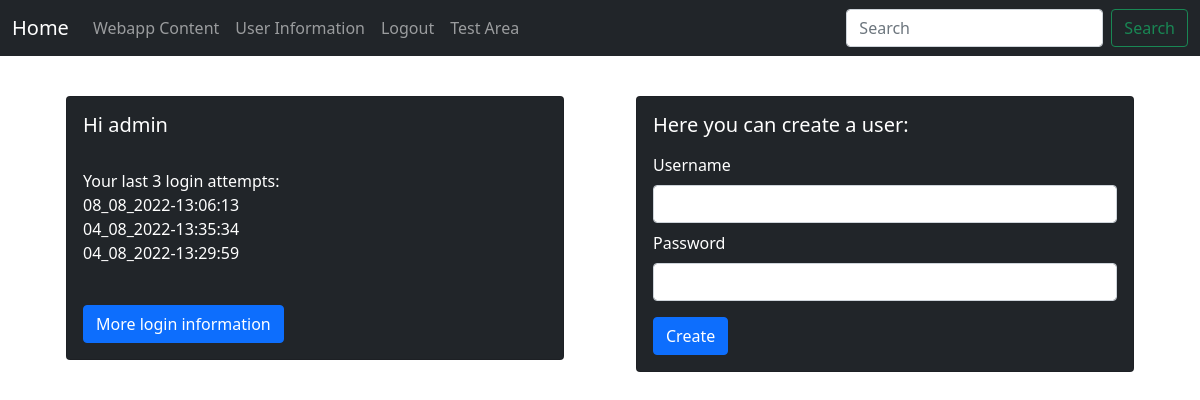
Page /user_management (signed in) on the earlier database version.
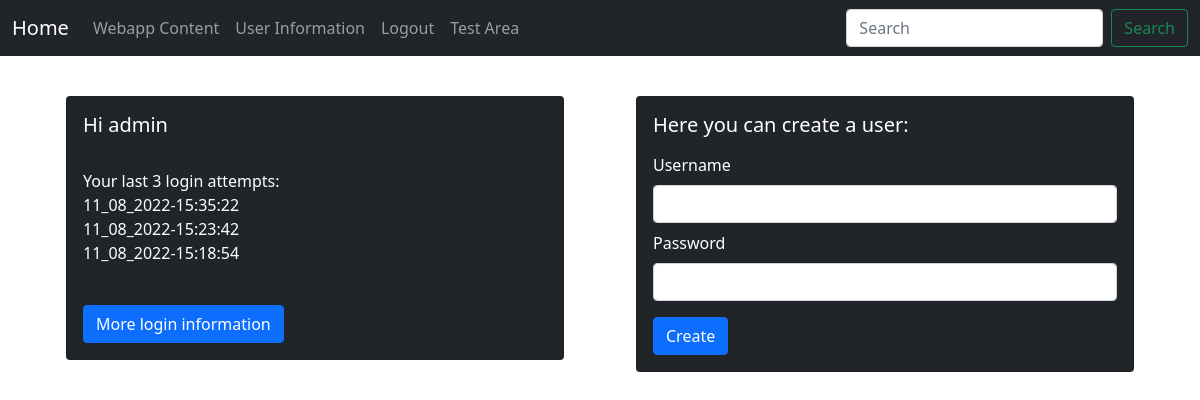
Same page on the later database version.
### tables this page shows
CREATE TABLE login
( id INTEGER PRIMARY KEY AUTOINCREMENT,
  user_id INTEGER NOT NULL,
  login_time TEXT,
    FOREIGN KEY (user_id)
    REFERENCES users(id)
);

### server.py (the view, shortened to what this page needs)
@app.route("/user_management", methods=['GET', 'POST'])
@login_required
def user_management():
    global user
    form = NamerForm(request.form)
    user_info = main.check_user_info(user)
    print("access", user[1])
    return render_template("user_management.html",
                           form=form, user=user, user_info=user_info)

### server.py
class NamerForm(FlaskForm):
    username = StringField("Username", validators=[DataRequired()])
    submit = SubmitField("Submit")
    password = PasswordField("Password", [
        validators.DataRequired()])

### main.py (called while the page is built)
def check_user_info(user):
    db = sqlite3.connect("db.sqlite3")
    cursor = db.cursor()
    user_id = user[0]
    cursor.execute("""SELECT id, login_time FROM login WHERE user_id=? ORDER BY id DESC""", (user_id,))
    user_info = list(cursor.fetchall())
    return user_info

### server.py (called while the page is built)
def login_required(f):
    @wraps(f)
    def decorated_function(*args, **kwargs):
        if not authorized:
            return redirect(url_for('login'))
        return f(*args, **kwargs)
    return decorated_function

### templates/user_management.html (shortened to what this page needs)
{% extends "base.html" %}
{% block content %}
<div class="mt-3 row">
  <div class="col-sm-6">
    <div class="mb-5 container">
  <div class="card text-white bg-dark mb-3">
    <div class="card-body">
      {% if user %}
      <h5 class="card-title">Hi {{user[1]}}</h5> <br>
      <p class="card-text">Your last 3 login attempts:
        <br>{{user_info[0][1]}}
        <br>{{user_info[1][1]}}
        <br>{{user_info[2][1]}}
      </p>
      <br>
      <a href="http://127.0.0.1:5000/login_information" class="btn btn-primary">More login information</a>
      {% else %}
      <h5 class="card-title">No user information provided, please login again</h5>
      {% endif %}
    </div>
  </div>
  </div>
  </div>
  <div class="col-sm-6">
    <div class="mb-5 container">
      <div class="card text-white bg-dark mb-3">
        <div class="card-body">
          <h5 class="card-title">Here you can create a user:</h5>
          {% from "_formhelpers.html" import render_field %}
          <form method=post>
           <p class="card-text">
              <dl>
              {{ render_field(form.username, class="form-control") }}
              {{ render_field(form.password, class="form-control") }}
              </dl> </p>
              <input type=submit value=Create class="btn btn-primary">
          </form>
        </div>
      </div>
    </div>
  </div>
</div>
{% endblock %}

### templates/base.html (shortened to what this page needs)
<!doctype html>
<html lang="en">
  <head>
    <link href="https://cdn.jsdelivr.net/npm/bootstrap@5.1.3/dist/css/bootstrap.min.css" rel="stylesheet">
    </head>
    <body>
        {% include "navbar.html" %}
        <br/>
        <div class="container">
            {% block content %}
            {% endblock %}
        </div>
  </body>
</html>

### templates/navbar.html (shortened to what this page needs)
<nav class="navbar navbar-expand-lg navbar-dark bg-dark">
  <div class="container-fluid">
    <a class="navbar-brand" href="{{ url_for('home') }}">Home</a>
    <div class="collapse navbar-collapse" id="navbarSupportedContent">
      <ul class="navbar-nav me-auto mb-2 mb-lg-0">
        <li class="nav-item">
          <a class="nav-link" href="{{ url_for('content_management') }}">Webapp Content</a>
        </li>
        <li class="nav-item">
          <a class="nav-link" href="{{ url_for('user_management') }}">User Information</a>
        </li>
        <li class="nav-item">
          <a class="nav-link" href="{{ url_for('logout') }}">Logout</a>
        </li>
        <li class="nav-item">
          <a class="nav-link" href="{{ url_for('name') }}">Test Area</a>
        </li>
      </ul>
      <form class="d-flex">
        <input class="form-control me-2" type="search" placeholder="Search" aria-label="Search">
        <button class="btn btn-outline-success" type="submit">Search</button>
      </form>
    </div>
  </div>
</nav>

### templates/_formhelpers.html (shortened to what this page needs)
{% macro render_field(field) %}
  {{field.label(class="form-label")|safe}}
  <dd>{{ field(**kwargs)|safe }}
  </dd>
{% endmacro %}

Differences in the rows shown:
no longer on this page (row unchanged): login: login_time "08_08_2022-13:06:13"
no longer on this page (row unchanged): login: login_time "04_08_2022-13:35:34"
no longer on this page (row unchanged): login: login_time "04_08_2022-13:29:59"
added login: login_time "11_08_2022-15:35:22"
added login: login_time "11_08_2022-15:23:42"
added login: login_time "11_08_2022-15:18:54"
